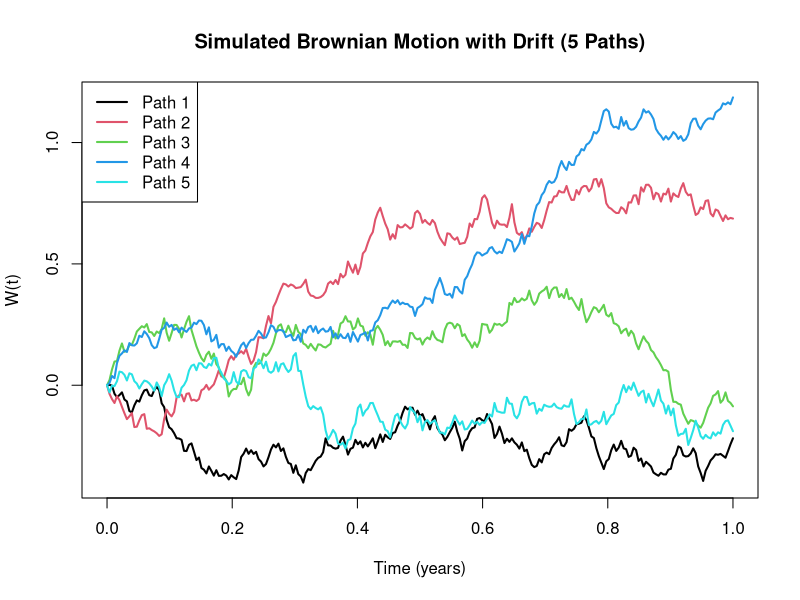
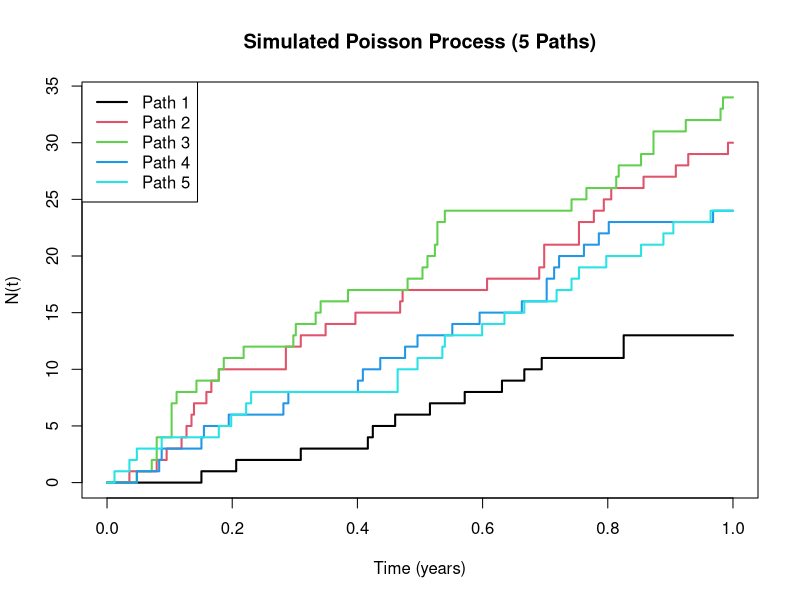

Here is the R script that generated these plots, in order:
## ---- chunk 1
# Set seed for reproducibility
set.seed(10)

# Parameters
T <- 1                  # Time horizon (1 year)
mu <- 0.30              # Drift
sigma <- 0.40           # Volatility
m <- 252                # Number of increments
dt <- T / m             # Time step

# Time grid
time_grid <- seq(0, T, length.out = m + 1)

# Number of simulated paths
n_paths <- 5

# Matrix to store paths (rows = time, columns = paths)
W <- matrix(0, nrow = m + 1, ncol = n_paths)

# Simulate paths
for (j in 1:n_paths) {
  
  # Generate Brownian increments vector
  dB <- rnorm(m, mean = 0, sd = sqrt(dt))
  
  # Construct standard Brownian motion vector
  B <- c(0, cumsum(dB))
  
  # Add drift
  W[, j] <- mu * time_grid + sigma * B
}

# Plot the paths
matplot(time_grid, W, type = "l", lty = 1, lwd = 2,
        xlab = "Time (years)", ylab = "W(t)",
        main = "Simulated Brownian Motion with Drift (5 Paths)")

# Add legend
legend("topleft", legend = paste("Path", 1:n_paths),
       col = 1:n_paths, lty = 1, lwd = 2)
## ---- chunk 2
# Set seed for reproducibility
set.seed(10)

# Parameters
T <- 1                  # Time horizon (1 year)
lambda <- 24            # Rate (events per year)
m <- 252                # Number of increments
dt <- T / m             # Time step

# Time grid
time_grid <- seq(0, T, length.out = m + 1)

# Number of simulated paths
n_paths <- 5

# Matrix to store paths
N <- matrix(0, nrow = m + 1, ncol = n_paths)

# Simulate paths
for (j in 1:n_paths) {
  
  # Generate Poisson increments
  dN <- rpois(m, lambda * dt)
  
  # Construct Poisson process path
  N[, j] <- c(0, cumsum(dN))
}

# Plot the paths
matplot(time_grid, N, type = "s", lty = 1, lwd = 2,
        xlab = "Time (years)", ylab = "N(t)",
        main = "Simulated Poisson Process (5 Paths)")

# Add legend
legend("topleft", legend = paste("Path", 1:n_paths),
       col = 1:n_paths, lty = 1, lwd = 2)
